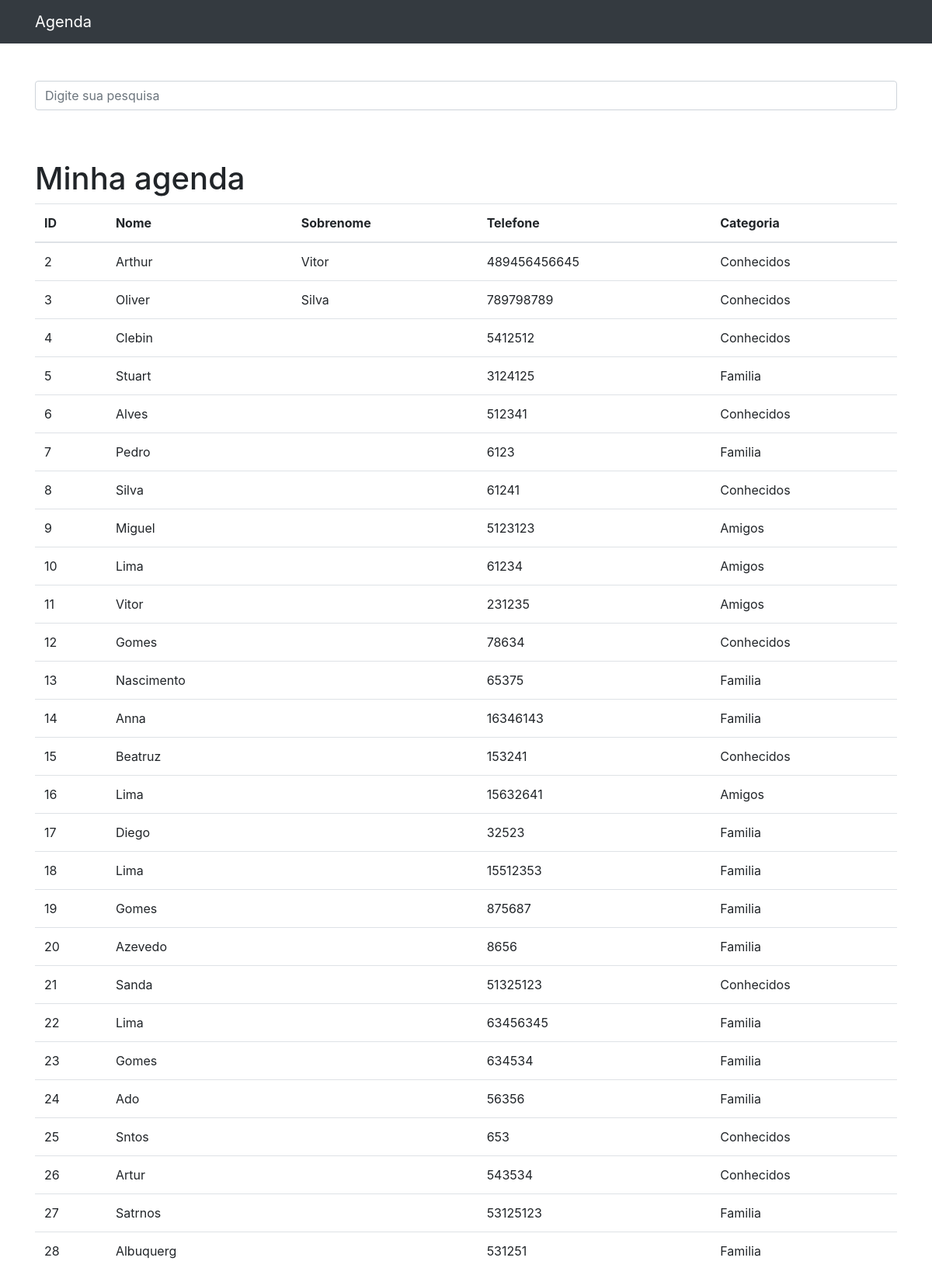
The page / on the database its author committed.
### contatos/models.py (models this page shows, shortened)
class Contato(models.Model):
    nome = models.CharField(max_length=255)
    sobrenome = models.CharField(max_length=255, blank=True)
    telefone = models.CharField(max_length=255)
    email = models.CharField(max_length=255, blank=True)
    data_criacao = models.DateTimeField(default=timezone.now)
    descricao = models.TextField(blank=True)
    categoria = models.ForeignKey(Categoria, on_delete=models.DO_NOTHING)
    mostrar = models.BooleanField(default=True)
    foto = models.ImageField(blank=True, upload_to='fotos/%Y/%m/%d')

class Categoria(models.Model):
    nome = models.CharField(max_length=255)
    def __str__(self):
        return self.nome

### contatos/views.py (the view)
# urls.py: path('', views.index, name='index'),
def index(request):
    contatos = Contato.objects.order_by('id').filter(
        mostrar = True
    )
    return render(request, 'contatos/index.html', {
        'contatos': contatos
    })

### contatos/templates/contatos/index.html
{% extends 'base.html' %}
{% load static %}
{% block conteudo %}
<h1 class="mt-5">Minha agenda</h1>
<table class="table">
  <thead>
    <tr>
      <th>ID</th>
      <th>Nome</th>
      <th>Sobrenome</th>
      <th>Telefone</th>
      <th>Categoria</th>
    </tr>
  </thead>
  <tbody>
  {% for contato in contatos %}
    <tr>
      <td>{{ contato.id }}</td>
      <td>{{ contato.nome }}</td>
      <td>{{ contato.sobrenome }}</td>
      <td>{{ contato.telefone }}</td>
      <td>{{ contato.categoria }}</td>
    </tr>
  {% endfor %}
  </tbody>
</table>
{% endblock %}

### rows shown on the page
Contato: id "2", nome "Arthur", sobrenome "Vitor", telefone "489456456645", categoria "Conhecidos"
Contato: id "3", nome "Oliver", sobrenome "Silva", telefone "789798789", categoria "Conhecidos"
Contato: id "4", nome "Clebin", telefone "5412512", categoria "Conhecidos"
Contato: id "5", nome "Stuart", telefone "3124125", categoria "Familia"
Contato: id "6", nome "Alves", telefone "512341", categoria "Conhecidos"
Contato: id "7", nome "Pedro", telefone "6123", categoria "Familia"
Contato: id "8", nome "Silva", telefone "61241", categoria "Conhecidos"
Contato: id "9", nome "Miguel", telefone "5123123", categoria "Amigos"
Contato: id "10", nome "Lima", telefone "61234", categoria "Amigos"
Contato: id "11", nome "Vitor", telefone "231235", categoria "Amigos"
Contato: id "12", nome "Gomes", telefone "78634", categoria "Conhecidos"
Contato: id "13", nome "Nascimento", telefone "65375", categoria "Familia"
Contato: id "14", nome "Anna", telefone "16346143", categoria "Familia"
Contato: id "15", nome "Beatruz", telefone "153241", categoria "Conhecidos"
Contato: id "16", nome "Lima", telefone "15632641", categoria "Amigos"
Contato: id "17", nome "Diego", telefone "32523", categoria "Familia"
Contato: id "18", nome "Lima", telefone "15512353", categoria "Familia"
Contato: id "19", nome "Gomes", telefone "875687", categoria "Familia"
Contato: id "20", nome "Azevedo", telefone "8656", categoria "Familia"
Contato: id "21", nome "Sanda", telefone "51325123", categoria "Conhecidos"
Contato: id "22", nome "Lima", telefone "63456345", categoria "Familia"
Contato: id "23", nome "Gomes", telefone "634534", categoria "Familia"
Contato: id "24", nome "Ado", telefone "56356", categoria "Familia"
Contato: id "25", nome "Sntos", telefone "653", categoria "Conhecidos"
Contato: id "26", nome "Artur", telefone "543534", categoria "Conhecidos"
Contato: id "27", nome "Satrnos", telefone "53125123", categoria "Familia"
Contato: id "28", nome "Albuquerg", telefone "531251", categoria "Familia"
